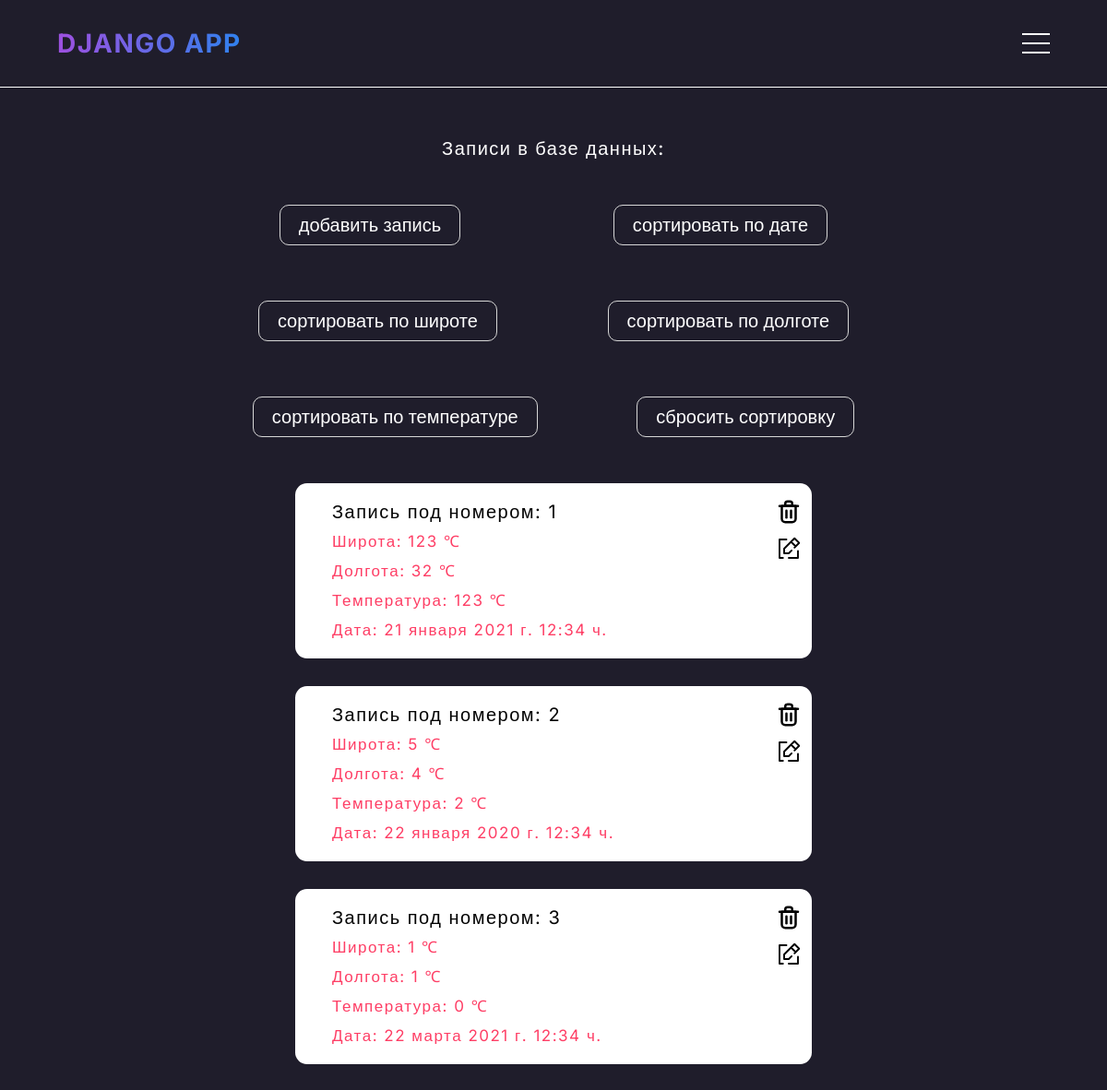
/laboratory_six, run on an earlier commit of the app's database.
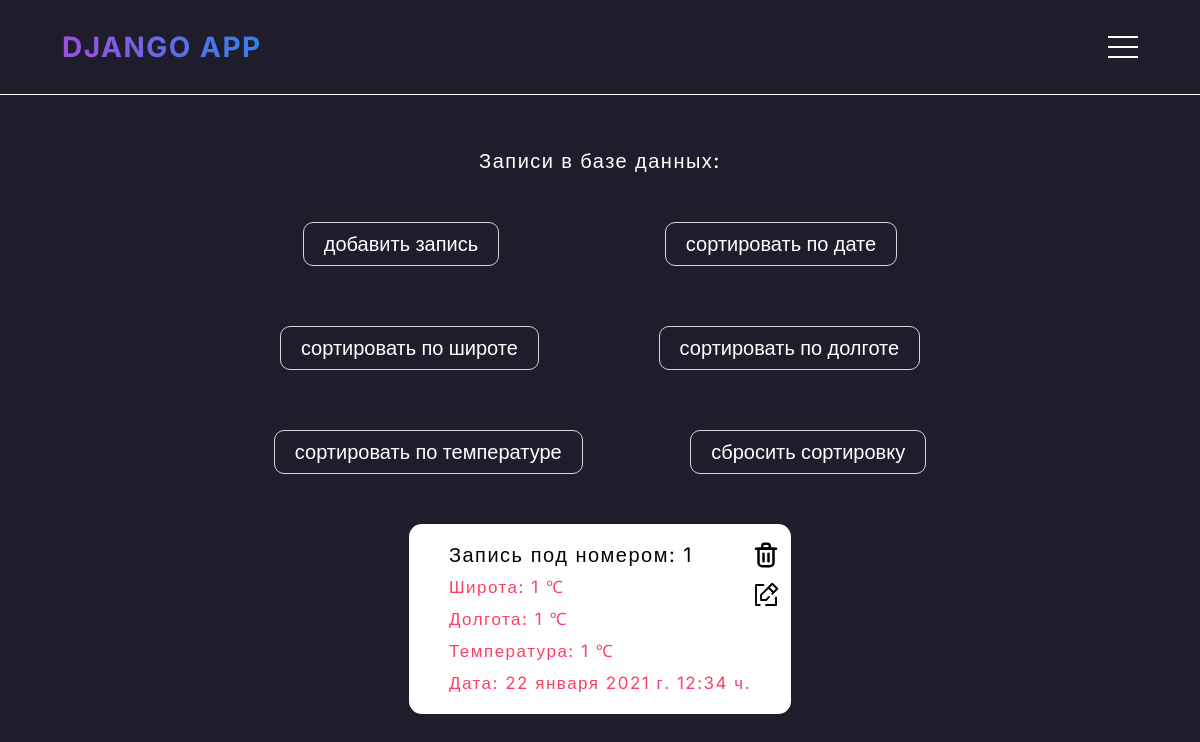
And on a later commit of the database.
### main/models.py (models this page shows, shortened)
class Model(models.Model):
    latitude = models.IntegerField('Широта')
    longitude = models.IntegerField('Долгота')
    temperature = models.IntegerField('Температура')
    data_and_time = models.DateTimeField('Дата и время')

### main/views.py (the view)
# urls.py: path('laboratory_six', views.laboratory_six, name='lab6'),
def laboratory_six(request):
    attribute_to_sort = request.GET.get('sort')
    if attribute_to_sort:
        model_db = Model.objects.all().order_by(attribute_to_sort)
    else:
        model_db = Model.objects.all()
    return render(request, 'main/laboratory_six.html', {'model_db': model_db})

### main/templates/main/laboratory_six.html (shortened to what this page needs)
{% extends 'main/layout.html' %}
{% block content %}
    <h2 class="title_model">Записи в базе данных:</h2>
    <div class="edit_block">
        <a class="edit_btn add" href="{% url 'add_record' %}">Добавить запись</a>
        <a class="edit_btn edit" href="{% url 'lab6' %}?sort=data_and_time">Сортировать по Дате</a>
        <a class="edit_btn edit" href="{% url 'lab6' %}?sort=latitude">Сортировать по Широте</a>
        <a class="edit_btn edit" href="{% url 'lab6' %}?sort=longitude">Сортировать по Долготе</a>
        <a class="edit_btn edit" href="{% url 'lab6' %}?sort=temperature">Сортировать по Температуре</a>
        <a class="edit_btn edit" href="{% url 'lab6' %}?sort=id">Сбросить сортировку</a>
    </div>
    <div class="model_content">
        {% if model_db %}
            {% for el in model_db %}
                <div class="model">
                    <a class="model_btn delete" href="{% url 'delete_record' el.id %}">
                    </a>
                    <a class="model_btn edit" href="{% url 'update_record1' el.id %}">
                        <svg viewBox="0 0 24 24" fill="none" xmlns="http://www.w3.org/2000/svg">
                            <path d="M18 10L14 6M18 10L21 7L17 3L14 6M18 10L17 11M14 6L8 12V16H12L14.5 13.5M20 14V20H12M10 4L4 4L4 20H7" stroke="#000000" stroke-width="1.5" stroke-linecap="round" stroke-linejoin="round"/>
                        </svg>
                    </a>
                    <h3 class="id_number">Запись под номером: {{el.id}}</h3>
                    <p class="latitude">Широта: {{el.latitude}} ℃</p>
                    <p class="longitude">Долгота: {{el.longitude}} ℃</p>
                    <p class="temperature">Температура: {{el.temperature}} ℃</p>
                    <p class="data_and_time">Дата: {{el.data_and_time}} ч.</p>
                </div>
            {% endfor %}
        {% else %}
            <p class="empty_model">У вас нет записей</p>
        {% endif %}
    </div>
{% endblock %}

What changed in the data, as far as the page shows it:
removed Model: id "2", latitude "5", longitude "4", temperature "2", data_and_time "22 января 2020 г. 12:34"
removed Model: id "3", latitude "1", longitude "1", temperature "0", data_and_time "22 марта 2021 г. 12:34"
changed Model id 1: latitude "123" → "1"; longitude "32" → "1"; temperature "123" → "1"; data_and_time "21 января 2021 г. 12:34" → "22 января 2021 г. 12:34"
